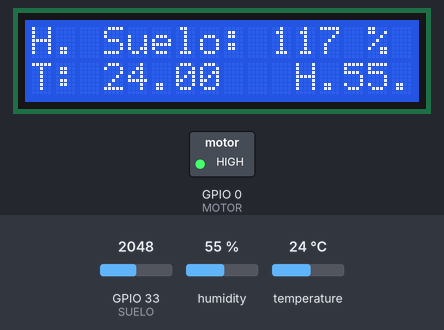
Simulated run of this sketch. Board: ESP32. Shown: 16×2 character LCD, switched loads named in the sketch (green lamp = pin HIGH). The test bench sets the inputs (shaded band); at power-on: GPIO 33 (SUELO) = 2048, humidity 55 %, temperature 24 °C. WiFi joins after 1.5 s; servers stay silent unless stated; random numbers use the default seed unless the sketch sets one; no MQTT or app messages arrive unless stated; what the sketch prints to the serial monitor is not drawn.

Above: at 2.7 s.
2.8 s: GPIO 33 (SUELO) set to 3505
At 7.2 s:
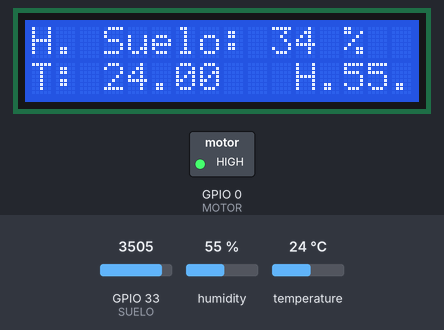
8.2 s: GPIO 33 (SUELO) set to 3643
At 12.9 s:
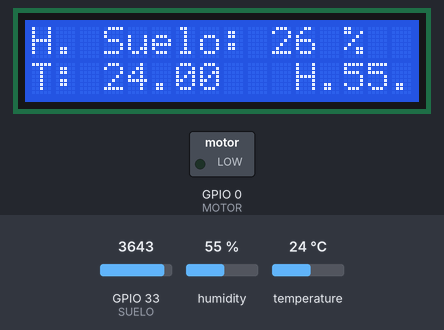
13.3 s: humidity set to 22 %
At 17.4 s:
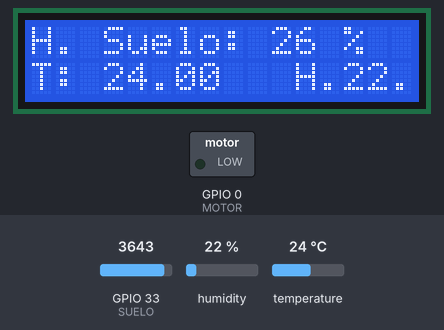
18.3 s: temperature set to 12 °C
At 23.0 s:
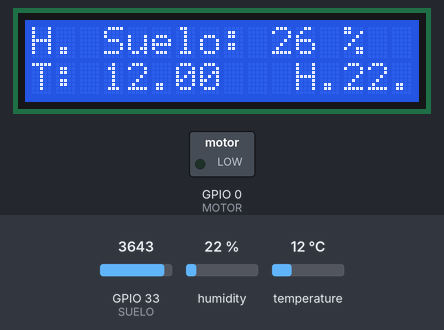
28.5 s: humidity set to 40 %
At 33.2 s:
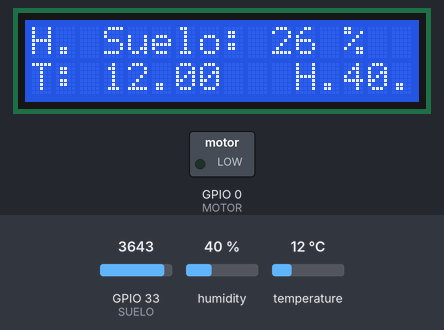
Timing chart, 0 to 34.7 s (numbered marks = the images above; inputs shaded):
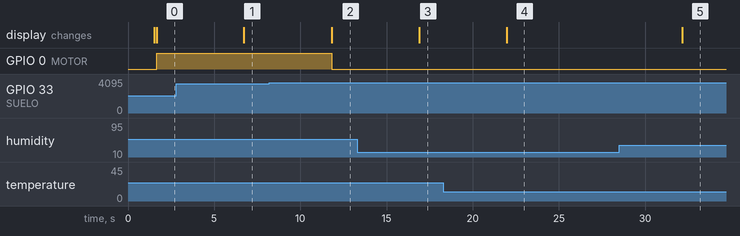

The sketch:

SistemaRiegoCode.ino
```cpp
/*
===============================================================================
Sistema de monitorización y riego automático con ESP32
===============================================================================

Código del proyecto desarrollado con ESP32. Permite gestionar
sensores de humedad y temperatura, controlar el riego mediante un
módulo de relé y se conecta a MQTT para la transmisión y recepción de datos.

Autor: [Richard Adan Roman Tocto]
Fecha: [3/02/2024]
Licencia: [GPL - 3.0]

===============================================================================
*/

#include <WiFi.h> // conectar a wifi
#include <PubSubClient.h> // Publicar y suscribir en mqtt
#include <DHT.h> // configuracion del DHT.
#include <WiFiClientSecure.h> // Conexion a internet segura.
#include <LiquidCrystal.h> // Display LCD.

// CONFGIGURAMOS LA CONEXION A INTERNET
const char* ssid = "Abner"; // Nombre del wifi
const char* password = "Abner123"; // Clave del wifi
WiFiClientSecure espClient;

// CONFIGURAMOS CONEXION AL BROKER - SERVIDOR MQTT
const char* mqtt_server = "9d727533450abfa0d803133c8e6b.s2.eu.hivemq.cloud"; // URL del Cluster - cambiar por su propio URL para que funcione
const char* usernameMQTT = "esp32"; // Cliente MQTT - cambiar según su configuración
const char* passwordMQTT = "123456789"; // Clave del cliente MQTT - cambiar según su configuración
const int mqtt_port = 8883; // Puerto

PubSubClient client(espClient);
unsigned long lastMsg = 0;
#define MSG_BUFFER_SIZE  (50)
char msg[MSG_BUFFER_SIZE];
int value = 0;
String Estado;
int Accionador;

static const char *root_ca PROGMEM = R"EOF(
-----BEGIN CERTIFICATE-----
MIIFazCCA1OgAwIBAgIRAIIQz7DSQONZRGPgu2OCiwAwDQYJKoZIhvcNAQELBQAw
TzELMAkGA1UEBhMCVVMxKTAnBgNVBAoTIEludGVybmV0IFNlY3VyaXR5IFJlc2Vh
cmNoIEdyb3VwMRUwEwYDVQQDEwxJU1JHIFJvb3QgWDEwHhcNMTUwNjA0MTEwNDM4
WhcNMzUwNjA0MTEwNDM4WjBPMQswCQYDVQQGEwJVUzEpMCcGA1UEChMgSW50ZXJu
ZXQgU2VjdXJpdHkgUmVzZWFyY2ggR3JvdXAxFTATBgNVBAMTDElTUkcgUm9vdCBY
MTCCAiIwDQYJKoZIhvcNAQEBBQADggIPADCCAgoCggIBAK3oJHP0FDfzm54rVygc
h77ct984kIxuPOZXoHj3dcKi/vVqbvYATyjb3miGbESTtrFj/RQSa78f0uoxmyF+
0TM8ukj13Xnfs7j/EvEhmkvBioZxaUpmZmyPfjxwv60pIgbz5MDmgK7iS4+3mX6U
A5/TR5d8mUgjU+g4rk8Kb4Mu0UlXjIB0ttov0DiNewNwIRt18jA8+o+u3dpjq+sW
T8KOEUt+zwvo/7V3LvSye0rgTBIlDHCNAymg4VMk7BPZ7hm/ELNKjD+Jo2FR3qyH
B5T0Y3HsLuJvW5iB4YlcNHlsdu87kGJ55tukmi8mxdAQ4Q7e2RCOFvu396j3x+UC
B5iPNgiV5+I3lg02dZ77DnKxHZu8A/lJBdiB3QW0KtZB6awBdpUKD9jf1b0SHzUv
KBds0pjBqAlkd25HN7rOrFleaJ1/ctaJxQZBKT5ZPt0m9STJEadao0xAH0ahmbWn
OlFuhjuefXKnEgV4We0+UXgVCwOPjdAvBbI+e0ocS3MFEvzG6uBQE3xDk3SzynTn
jh8BCNAw1FtxNrQHusEwMFxIt4I7mKZ9YIqioymCzLq9gwQbooMDQaHWBfEbwrbw
qHyGO0aoSCqI3Haadr8faqU9GY/rOPNk3sgrDQoo//fb4hVC1CLQJ13hef4Y53CI
rU7m2Ys6xt0nUW7/vGT1M0NPAgMBAAGjQjBAMA4GA1UdDwEB/wQEAwIBBjAPBgNV
HRMBAf8EBTADAQH/MB0GA1UdDgQWBBR5tFnme7bl5AFzgAiIyBpY9umbbjANBgkq
hkiG9w0BAQsFAAOCAgEAVR9YqbyyqFDQDLHYGmkgJykIrGF1XIpu+ILlaS/V9lZL
ubhzEFnTIZd+50xx+7LSYK05qAvqFyFWhfFQDlnrzuBZ6brJFe+GnY+EgPbk6ZGQ
3BebYhtF8GaV0nxvwuo77x/Py9auJ/GpsMiu/X1+mvoiBOv/2X/qkSsisRcOj/KK
NFtY2PwByVS5uCbMiogziUwthDyC3+6WVwW6LLv3xLfHTjuCvjHIInNzktHCgKQ5
ORAzI4JMPJ+GslWYHb4phowim57iaztXOoJwTdwJx4nLCgdNbOhdjsnvzqvHu7Ur
TkXWStAmzOVyyghqpZXjFaH3pO3JLF+l+/+sKAIuvtd7u+Nxe5AW0wdeRlN8NwdC
jNPElpzVmbUq4JUagEiuTDkHzsxHpFKVK7q4+63SM1N95R1NbdWhscdCb+ZAJzVc
oyi3B43njTOQ5yOf+1CceWxG1bQVs5ZufpsMljq4Ui0/1lvh+wjChP4kqKOJ2qxq
4RgqsahDYVvTH9w7jXbyLeiNdd8XM2w9U/t7y0Ff/9yi0GE44Za4rF2LN9d11TPA
mRGunUHBcnWEvgJBQl9nJEiU0Zsnvgc/ubhPgXRR4Xq37Z0j4r7g1SgEEzwxA57d
emyPxgcYxn/eR44/KJ4EBs+lVDR3veyJm+kXQ99b21/+jh5Xos1AnX5iItreGCc=
-----END CERTIFICATE-----
)EOF"; /// Certificado de seguridad

// CONFIGURAMOS SENSOR DE TEMPERATURA - HUMEDAD
#define DHTPIN 26 // Definimos pin del Sensor
#define DHTTYPE DHT11 // Definimos el modelo del Sensor
DHT dht(DHTPIN, DHTTYPE); // Configuramos el sensor con los datos de las dos lineas anteriores y le damos el nombre "dht"


/// CONFIGURAMOS PIN DEL MOTOR
const int MOTOR = 0;

/// CONFIGURAMOS PIN DEL SENSOR DE HUMEDAD DE SUELO
const int SUELO = 33;

/// CONFIGURAMOS LA PANTALLA LCD
LiquidCrystal lcd(22, 23, 5, 18, 19, 21);

void setup() {
  pinMode(MOTOR, OUTPUT); // Pin motor como Salida
  pinMode(SUELO, INPUT); // Pin Suelo como entrada
  pinMode(4, INPUT); // Pin Suelo como entrada
  dht.begin(); // Iniciamos el DHT
  Serial.begin(9600);
  setup_wifi();

  espClient.setCACert(root_ca);      // enable this line and the the "certificate" code for secure connection

  client.setServer(mqtt_server, mqtt_port); // Se conecta al servidor MQTT
  client.setCallback(callback); // Llamamos la funcion Callback
  client.subscribe("regado/motor"); // Se suscribe al topic "regado/motor"-----------------------------------------
  lcd.begin(16, 2);  // Inicializamos el display LCD
  digitalWrite(MOTOR, LOW); // Inicializamos el motor apagado
}

void loop() {

  // Probramos la conexion al Broquer MQTT
  if (!client.connected()) {
    reconnect();
  }
  client.loop();

// Variables para leer los datos de temperatura y humedad
 float t = dht.readTemperature(); // Lee la temperatura
 float h1 = dht.readHumidity(); // Lee la humedad

 // HUMEDAD DEL SUELO
 int humedadLeida = analogRead(SUELO);
 int h2 = map(humedadLeida,2350,4095,100,0); /// Mapeamos los datos leidos.

 // MOSTRAMOS EN DISPLAY
 mostrar(t,h1,h2);

 // REGADO
 ControlRegado(h2, t);

 char temp[8]; // Variable auxiliar para guardar la temperatura
 dtostrf(t, 6, 2, temp);
 char hum1[8]; // Variable auxiliar para guardar la humedad
 dtostrf(h1, 6, 2, hum1);
 char hum2[8]; // Variable auxiliar para guardar la humedad del suelo
 dtostrf(h2, 6, 2, hum2);
 // Imprimmos por consola
 Serial.print("Valor leido: ");
 Serial.println(humedadLeida);
 Serial.print("Humedad del suelo: ");
 Serial.println(h2);
 Serial.print("Temperatura: ");
 Serial.println(t);
 Serial.print("Humedad del ambiente : ");
 Serial.println(h1);
 delay(5000);

 if (!client.connected()) {
   reconnect();
  }
  if (client.connected()){
    client.publish("sensor/temp", temp); // Publica el valor de la temperatura en el topic "sensor/temp"
    client.publish("sensor/hum1", hum1); // Publica el valor de la humedad en el topic "sensor/hum"
    client.publish("sensor/hum2", hum2); // Publica el valor de la humedad en el topic "sensor/hum2"
    Serial.println("se envio los datos al broker ");
  }
 client.loop();
}
```

ControlRegado.ino
```cpp
/*
===============================================================================
Sistema de monitorización y riego automático con ESP32
===============================================================================

Código del proyecto desarrollado con ESP32. Permite gestionar
sensores de humedad y temperatura, controlar el riego mediante un
módulo de relé y se conecta a MQTT para la transmisión y recepción de datos.

Autor: [Richard Adan Roman Tocto]
Fecha: [3/02/2024]
Licencia: [GPL - 3.0]

===============================================================================
*/

// Bloque que controla motor de riego
void ControlRegado(int humedad, int temperatura){
  if(Accionador == 1) { // Valor recibido del Broker
    if (humedad <= 60) {
      digitalWrite(MOTOR, LOW); // los reles funcionan con logica inversa
      Serial.println("Motor Encendido...");
    } else {
      digitalWrite(MOTOR, HIGH);
      Serial.println("Motor Apagado...");
      Accionador = 0;
    }
  } else {
    if(humedad <= 30){
      digitalWrite(MOTOR, LOW);
      Serial.println("Motor Encendido...");
    } else if (humedad <= 60) {
      if (temperatura >= 33) {
        digitalWrite(MOTOR, LOW);
        Serial.println("Motor Encendido...");
      } else {
        digitalWrite(MOTOR, HIGH);
        Serial.println("Motor Apagado...");
      }
    } else {
      digitalWrite(MOTOR, HIGH);
      Serial.println("Motor Apagado...");
    }
  }
}
```

Server.ino
```cpp
/*
===============================================================================
Sistema de monitorización y riego automático con ESP32
===============================================================================

Código del proyecto desarrollado con ESP32. Permite gestionar
sensores de humedad y temperatura, controlar el riego mediante un
módulo de relé y se conecta a MQTT para la transmisión y recepción de datos.

Autor: [Richard Adan Roman Tocto]
Fecha: [3/02/2024]
Licencia: [GPL - 3.0]

===============================================================================
*/

// Bloque para la reconeccion a MQTT
void reconnect() {
  while (!client.connected()) {
    Serial.print("Conexion MQTT perdida...");
    String clientId = "ESP32";
    clientId += String(random(0xffff), HEX);
    if (client.connect(clientId.c_str(), usernameMQTT, passwordMQTT) ) {
      Serial.println("conectado");
      client.subscribe("regado/motor");
    } else {
      Serial.print(" Error de conexión, rc=");
      Serial.print(client.state());
      Serial.println("Intentando de nuevo en 5s...");
      delay(5000);
    }
  }
}

// Bloque para recibir datos del MQTT

void callback(char* topic, byte* payload, unsigned int length) {
  Serial.print("Mensaje recibido [");
  Serial.print(topic);
  Serial.print("] ");


  for (int i = 0; i < length; i++) {
    Serial.print((char)payload[i]);
    Estado += (char)payload[i];
  }
  Serial.println();

  Serial.print("Contenido del mensaje: ");
  Serial.println(Estado);

  if (Estado == "R") {
    Accionador = 1;
    Estado = "";
  }
}
```

Wifi.ino
```cpp
/*
===============================================================================
Sistema de monitorización y riego automático con ESP32
===============================================================================

Código del proyecto desarrollado con ESP32. Permite gestionar
sensores de humedad y temperatura, controlar el riego mediante un
módulo de relé y se conecta a MQTT para la transmisión y recepción de datos.

Autor: [Richard Adan Roman Tocto]
Fecha: [3/02/2024]
Licencia: [GPL - 3.0]

===============================================================================
*/

void setup_wifi() {

  delay(10);
  Serial.println();
  Serial.print("Conectando a  ");
  Serial.println(ssid);

// La ESP32 se conecta a wifi
  WiFi.mode(WIFI_STA);
  WiFi.begin(ssid, password);

  while (WiFi.status() != WL_CONNECTED) {
    delay(500);
    Serial.print(".");
  }
  randomSeed(micros());

  Serial.println("");
  Serial.println("WiFi conectado");
  Serial.println("Direccion IP: ");
  Serial.println(WiFi.localIP());
}
```

display.ino
```cpp
/*
===============================================================================
Sistema de monitorización y riego automático con ESP32
===============================================================================

Código del proyecto desarrollado con ESP32. Permite gestionar
sensores de humedad y temperatura, controlar el riego mediante un
módulo de relé y se conecta a MQTT para la transmisión y recepción de datos.

Autor: [Richard Adan Roman Tocto]
Fecha: [3/02/2024]
Licencia: [GPL - 3.0]

===============================================================================
*/

// Bloque para mostrar datos en el LCD
void mostrar(float temp, float hum1, int hum2){
  lcd.setCursor(0, 0);
  lcd.print("H. Suelo: ");
  lcd.print(hum2);
  lcd.print(" % ");
  lcd.setCursor(0, 1);
  lcd.print("T: ");
  lcd.print(temp);
  lcd.print("   ");
  lcd.print("H.");
  lcd.print(hum1);
}
```

Measured:
- the behaviour switches between 3571 and 3572 on GPIO 33 (SUELO) (found by bisection; images 1 and 2)
- after the input at 2.8 s, the display: changes after 3.9 s (image 1)
- after the input at 8.2 s, GPIO 0 (MOTOR): HIGH → LOW after 3.6 s; the display: changes after 3.6 s (image 2)
- after the input at 13.3 s, the display: changes after 3.6 s (image 3)
- after the input at 18.3 s, the display: changes after 3.7 s (image 4)
- after the input at 28.5 s, the display: changes after 3.6 s (image 5)
